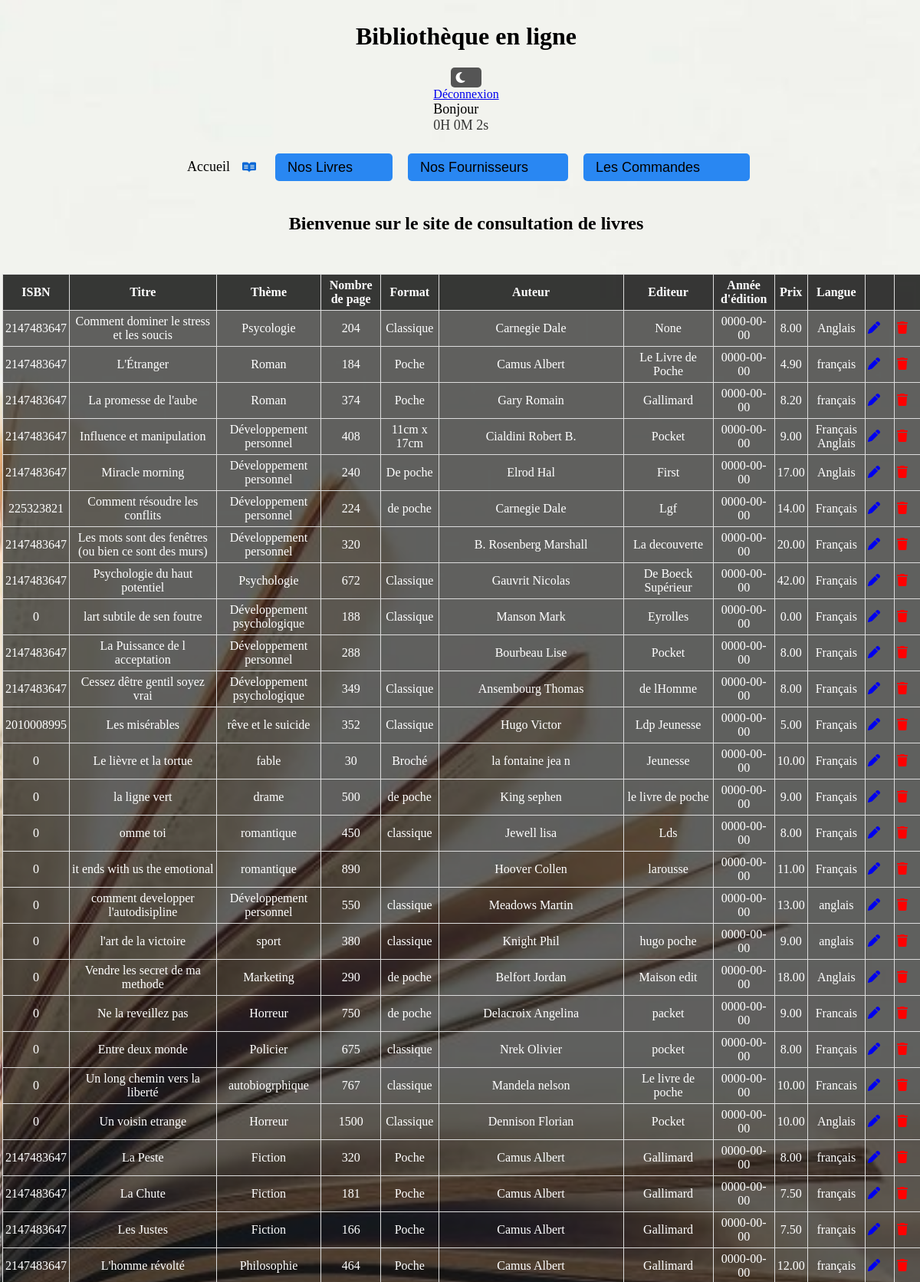
The page /2_admin/Index.php?controller=livre&action=all_livres (upper part) on the database its author committed.
### tables this page shows
CREATE TABLE `livre` (
  `id` int(11) NOT NULL,
  `isbn` int(15) NOT NULL,
  `titre` varchar(80) NOT NULL,
  `theme` varchar(80) NOT NULL,
  `nombreDePage` int(150) NOT NULL,
  `format` varchar(80) NOT NULL,
  `nomAuteur` varchar(80) NOT NULL,
  `prenomAuteur` varchar(80) NOT NULL,
  `editeur` varchar(80) NOT NULL,
  `anneeEdition` date NOT NULL,
  `prix` decimal(6,2) NOT NULL,
  `langue` varchar(80) NOT NULL
);

### 2_admin/Controllers/Controller_livre.php (called while the page is built, shortened)
<?php
class Controller_livre extends Controller
{
    public function action_all_livres()
    {
        $m = Model::get_model();
        $data = ["livres" => $m->get_all_livres()];
        $this->render("all_livres", $data);
    }
}

### 2_admin/Models/Model.php (called while the page is built, shortened)
<?php
class Model
{
    private $bd;
    private static $instance = null;
    private function __construct()
    {
        $dsn = "mysql:host=localhost;dbname=bibliotheque";
        $login = "root";
        $mdp = "";
        $this->bd = new PDO($dsn, $login, $mdp);
        $this->bd->query("SET NAMES 'utf8'");
        $this->bd->setAttribute(PDO::ATTR_ERRMODE, PDO::ERRMODE_EXCEPTION);
    }
    public static function get_model()
    {
        if (is_null(self::$instance)) {
            self::$instance = new Model();
        }
        return self::$instance;
    }
    public function get_all_livres()
    {
        $r = $this->bd->prepare("SELECT * FROM livre");
        $r->execute();
        return $r->fetchAll(PDO::FETCH_OBJ);
    }
}

### 2_admin/Views/view_all_livres.php (the view, shortened to what this page needs)
<table class='table'>
	<thead>
		<tr>
			<th>ISBN</th>
			<th>Titre</th>
			<th>Thème</th>
			<th>Nombre de page</th>
			<th>Format</th>
			<th>Auteur</th>
			<th>Editeur</th>
			<th>Année d'édition</th>
			<th>Prix</th>
			<th>Langue</th>
			<th></th>
			<th></th>
		</tr>
	</thead>
	<tbody>
		<?php foreach ($livres as $l) : ?>
			<tr>
				<td class="td"> <?= $l->isbn ?> </td>
				<td class="td"> <?= $l->titre ?> </td>
				<td class="td"> <?= $l->theme ?> </td>
				<td class="td"> <?= $l->nombreDePage ?> </td>
				<td class="td"> <?= $l->format ?> </td>
				<td class="td"> <?= $l->nomAuteur ?> <?= $l->prenomAuteur ?></td>
				<td class="td"> <?= $l->editeur ?> </td>
				<td class="td"> <?= $l->anneeEdition ?> </td>
				<td class="td"> <?= $l->prix ?> </td>
				<td class="td"> <?= $l->langue ?> </td>
				<td><a href="?controller=livre&action=update_livre&id=<?= $l->id ?>"><i class="fa-solid fa-pen"></i></a></td>
				<td class='trash'><a href='?controller=livre&action=delete_livre&id=<?= $l->id ?>' style='color: red;' onclick="return confirm('Êtes-vous sûr de vouloir supprimer ce livre ?')"><i class='fa fa-trash'></i></a></td>
			</tr>
		<?php endforeach; ?>
	</tbody>
</table>

### 2_admin/Index.php (shortened to what this page needs)
<!DOCTYPE html>
<html lang="fr">
<head>
    <link rel="stylesheet" href="https://cdnjs.cloudflare.com/ajax/libs/font-awesome/5.15.2/css/all.min.css">
    <link rel="stylesheet" href="https://cdnjs.cloudflare.com/ajax/libs/font-awesome/6.2.1/css/all.min.css" />
    <link rel="stylesheet" type="text/css" href="Content/style.css">
</head>
<body>
    <?php
    require_once 'Controllers/Controller.php';
    require_once 'Models/Model.php';
    require_once 'Utils/header.php';
    $controllers = ["home", "livre", "fournisseur", "commande"];
    $controller_default = "home";
    if (isset($_GET['controller']) and in_array($_GET['controller'], $controllers)) {
        $nom_controller = $_GET['controller'];
    } else {
        $nom_controller = $controller_default;
    }
    $nom_classe = "Controller_" . $nom_controller;
    $nom_fichier = "Controllers/" . $nom_classe . ".php";
    if (file_exists($nom_fichier)) {
        $controller = new $nom_classe();
    } else {
        exit(trigger_error("Error 404 : not found", E_USER_ERROR));
    }
    ?>
</body>
</html>

### 2_admin/Utils/header.php (shortened to what this page needs)
<h1>Bibliothèque en ligne</h1>
<div class="btnDark" id="btnDark"><i class="fa-solid fa-moon"></i> </div>
<nav>
  <div class="infoCoG">
    <a href="../?controller=home&action=home" id="deco" onclick="return confirm('Êtes-vous sûr de vouloir vous déconnecter ?');">Déconnexion</a>
  </div>
  <div class="infoCoD">
    <?= "Bonjour " ?>
    <br>
    <span id="timer"></span>
  </div>
</nav>
<div class="btn">
  <a href="?controller=home&action=home" id="test" onclick="alert('Vous allez être rediriger sur la page d\'accueil !');">Accueil</a>
  <i class="fa-brands fa-readme" style="color: #0366d6;"></i>
  <select value="Livre" id="selectAcc1">
    <option value="livre">Nos Livres</option>
  </select>
  <select value="Fournisseurs" id="selectAcc2">
    <option value="fournisseur">Nos Fournisseurs</option>
  </select>
  <select value="Commandes" id="selectAcc3">
    <option value="commande">Les Commandes</option>
  </select>
</div>
<h2 id="title">Bienvenue sur le site de consultation de livres</h2>

### 2_admin/Controllers/Controller.php (shortened to what this page needs)
<?php
abstract class Controller
{
    public function __construct()
    {
        if (isset($_GET['action']) and method_exists($this, "action_".$_GET['action']))
        {
            $action="action_".$_GET['action'];
            $this->$action();
        }
        else
        {
            $this->action_default();
        }
    }
    protected function render ($vue,$data=[])
    {
        extract($data);
        $file_name="Views/view_".$vue.".php";
        if(file_exists($file_name))
        {
            require($file_name);
        }
        else
        {
            $this->action_error("pas de vue");
        }
    }
}

### 2_admin/Content/style.css (style rules this page uses)
html { position: relative; min-height: 100%; }
body { width: 100%; background: url(img/9.jpg) no-repeat center center fixed; background-size: cover; display: flex; flex-direction: column; align-items: center; height: 100vh; overflow-x: hidden; }
.btn { display: flex; justify-content: center; align-items: center; margin-top: 16px; }
.btn a { position: relative; color: #000000; text-decoration: none; font-size: 18px; padding: 8px 16px; }
#qte, select, #prix, #date { appearance: none; padding: 8px 16px; font-size: 18px; border: none; color: #000000; cursor: pointer; border-radius: 5px; margin-left: 3px; color: rgb(0, 0, 0); margin: 10px; }
#selectAcc1, #selectAcc2, #selectAcc3 { background-color: #0072f3d4; font-weight: 500; }
select option { background-color: #000; }
#title { text-align: center; font-size: 24px; margin-top: 32px; }
.infoCoD { font-size: large; }
i { margin-right: 15px; }
table { border-collapse: collapse; width: 100%; margin-top: 32px; margin-right: 10px; }
th, td { padding: 5px 3px 5px 3px; text-align: center; border: 1px solid #ddd; }
th { background-color: #000000c6; font-weight: bold; color: white; }
td { background-color: rgba(0, 0, 0, 0.605); color: white; }
#deco { display: block; transition: all 0.5s; font-weight: 500; }
#timer { transition: all 0.3s; }
#btnDark { background-color: #555; padding: 5px; display: flex; justify-content: center; align-items: center; border-radius: 5px; }
#timer { font-family: Georgia, 'Times New Roman', Times, serif; font-size: large; color: rgba(0, 0, 0, 0.782); }
table { animation: slidein 1s ease-in-out; }
.btnDark { width: 30px; height: 20px; border-radius: 30%; background-color: #000000; color: #fff; display: flex; justify-content: center; align-items: center; cursor: pointer; }

### rows shown on the page
livre: isbn "2147483647", titre "Comment dominer le stress et les soucis", theme "Psycologie", nombreDePage "204", format "Classique", nomAuteur "Carnegie", prenomAuteur "Dale", editeur "None", anneeEdition "0000-00-00", prix "8.00", langue "Anglais"
livre: isbn "2147483647", titre "L'Étranger", theme "Roman", nombreDePage "184", format "Poche", nomAuteur "Camus", prenomAuteur "Albert", editeur "Le Livre de Poche", anneeEdition "0000-00-00", prix "4.90", langue "français"
livre: isbn "2147483647", titre "La promesse de l'aube", theme "Roman", nombreDePage "374", format "Poche", nomAuteur "Gary", prenomAuteur "Romain", editeur "Gallimard", anneeEdition "0000-00-00", prix "8.20", langue "français"
livre: isbn "2147483647", titre "Influence et manipulation", theme "Développement personnel", nombreDePage "408", format "11cm x 17cm", nomAuteur "Cialdini", prenomAuteur "Robert B.", editeur "Pocket", anneeEdition "0000-00-00", prix "9.00", langue "Français Anglais"
livre: isbn "2147483647", titre "Miracle morning", theme "Développement personnel", nombreDePage "240", format "De poche", nomAuteur "Elrod", prenomAuteur "Hal", editeur "First", anneeEdition "0000-00-00", prix "17.00", langue "Anglais"
livre: isbn "225323821", titre "Comment résoudre les conflits", theme "Développement personnel", nombreDePage "224", format "de poche", nomAuteur "Carnegie", prenomAuteur "Dale", editeur "Lgf", anneeEdition "0000-00-00", prix "14.00", langue "Français"
livre: isbn "2147483647", titre "Les mots sont des fenêtres (ou bien ce sont des murs)", theme "Développement personnel", nombreDePage "320", nomAuteur "B. Rosenberg", prenomAuteur "Marshall", editeur "La decouverte", anneeEdition "0000-00-00", prix "20.00", langue "Français"
livre: isbn "2147483647", titre "Psychologie du haut potentiel", theme "Psychologie", nombreDePage "672", format "Classique", nomAuteur "Gauvrit", prenomAuteur "Nicolas", editeur "De Boeck Supérieur", anneeEdition "0000-00-00", prix "42.00", langue "Français"
livre: isbn "0", titre "lart subtile de sen foutre", theme "Développement psychologique", nombreDePage "188", format "Classique", nomAuteur "Manson", prenomAuteur "Mark", editeur "Eyrolles", anneeEdition "0000-00-00", prix "0.00", langue "Français"
livre: isbn "2147483647", titre "La Puissance de l acceptation", theme "Développement personnel", nombreDePage "288", nomAuteur "Bourbeau", prenomAuteur "Lise", editeur "Pocket", anneeEdition "0000-00-00", prix "8.00", langue "Français"
livre: isbn "2147483647", titre "Cessez dêtre gentil soyez vrai", theme "Développement psychologique", nombreDePage "349", format "Classique", nomAuteur "Ansembourg", prenomAuteur "Thomas", editeur "de lHomme", anneeEdition "0000-00-00", prix "8.00", langue "Français"
livre: isbn "2010008995", titre "Les misérables", theme "rêve et le suicide", nombreDePage "352", format "Classique", nomAuteur "Hugo", prenomAuteur "Victor", editeur "Ldp Jeunesse", anneeEdition "0000-00-00", prix "5.00", langue "Français"
livre: isbn "0", titre "Le lièvre et la tortue", theme "fable", nombreDePage "30", format "Broché", nomAuteur "la fontaine", prenomAuteur "jea n", editeur "Jeunesse", anneeEdition "0000-00-00", prix "10.00", langue "Français"
livre: isbn "0", titre "la ligne vert", theme "drame", nombreDePage "500", format "de poche", nomAuteur "King", prenomAuteur "sephen", editeur "le livre de poche", anneeEdition "0000-00-00", prix "9.00", langue "Français"
livre: isbn "0", titre "omme toi", theme "romantique", nombreDePage "450", format "classique", nomAuteur "Jewell", prenomAuteur "lisa", editeur "Lds", anneeEdition "0000-00-00", prix "8.00", langue "Français"
livre: isbn "0", titre "it ends with us the emotional", theme "romantique", nombreDePage "890", nomAuteur "Hoover", prenomAuteur "Collen", editeur "larousse", anneeEdition "0000-00-00", prix "11.00", langue "Français"
livre: isbn "0", titre "comment developper l'autodisipline", theme "Développement personnel", nombreDePage "550", format "classique", nomAuteur "Meadows", prenomAuteur "Martin", anneeEdition "0000-00-00", prix "13.00", langue "anglais"
livre: isbn "0", titre "l'art de la victoire", theme "sport", nombreDePage "380", format "classique", nomAuteur "Knight", prenomAuteur "Phil", editeur "hugo poche", anneeEdition "0000-00-00", prix "9.00", langue "anglais"
livre: isbn "0", titre "Vendre les secret de ma methode", theme "Marketing", nombreDePage "290", format "de poche", nomAuteur "Belfort", prenomAuteur "Jordan", editeur "Maison edit", anneeEdition "0000-00-00", prix "18.00", langue "Anglais"
livre: isbn "0", titre "Ne la reveillez pas", theme "Horreur", nombreDePage "750", format "de poche", nomAuteur "Delacroix", prenomAuteur "Angelina", editeur "packet", anneeEdition "0000-00-00", prix "9.00", langue "Francais"
livre: isbn "0", titre "Entre deux monde", theme "Policier", nombreDePage "675", format "classique", nomAuteur "Nrek", prenomAuteur "Olivier", editeur "pocket", anneeEdition "0000-00-00", prix "8.00", langue "Français"
livre: isbn "0", titre "Un long chemin vers la liberté", theme "autobiogrphique", nombreDePage "767", format "classique", nomAuteur "Mandela", prenomAuteur "nelson", editeur "Le livre de poche", anneeEdition "0000-00-00", prix "10.00", langue "Francais"
livre: isbn "0", titre "Un voisin etrange", theme "Horreur", nombreDePage "1500", format "Classique", nomAuteur "Dennison", prenomAuteur "Florian", editeur "Pocket", anneeEdition "0000-00-00", prix "10.00", langue "Anglais"
livre: isbn "2147483647", titre "La Peste", theme "Fiction", nombreDePage "320", format "Poche", nomAuteur "Camus", prenomAuteur "Albert", editeur "Gallimard", anneeEdition "0000-00-00", prix "8.00", langue "français"
livre: isbn "2147483647", titre "La Chute", theme "Fiction", nombreDePage "181", format "Poche", nomAuteur "Camus", prenomAuteur "Albert", editeur "Gallimard", anneeEdition "0000-00-00", prix "7.50", langue "français"
livre: isbn "2147483647", titre "Les Justes", theme "Fiction", nombreDePage "166", format "Poche", nomAuteur "Camus", prenomAuteur "Albert", editeur "Gallimard", anneeEdition "0000-00-00", prix "7.50", langue "français"
livre: isbn "2147483647", titre "L'homme révolté", theme "Philosophie", nombreDePage "464", format "Poche", nomAuteur "Camus", prenomAuteur "Albert", editeur "Gallimard", anneeEdition "0000-00-00", prix "12.00", langue "français"
